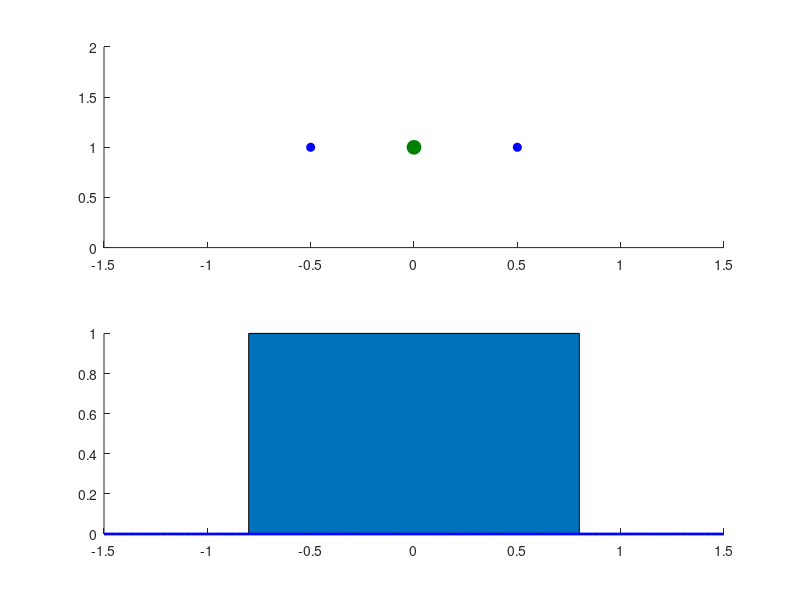

Here is the MATLAB script that generated this plot:
## -*- texinfo -*-
## @deftypefn  {Function File} {} galtonbox ( @var{LEVEL}, @var{BALLS}, @var{INTERVAL})
## Plot galton box.
## @var{LEVEL} means how many levels. ( Default: 1)
## @var{BALLS} means how many balls. ( Default: 1)
## @var{INTERVAL} means interval between each frame in seconds. If omitted or 0, no animation.
## @end deftypefn

function galtonbox ( varargin)

    nargs = nargin;
    LEVEL = 1;
    BALLS = 1;
    INTERVAL = 0;

    % check LEVEL arg
    if nargs > 0
        LEVEL = varargin{1};
        if !is_positive_scalar_integer( LEVEL)
            error("galtonbox: LEVEL should be a positive integer");
        end
    end

    % check BALLS arg
    if nargs > 1
        BALLS = varargin{2};
        if !is_positive_scalar_integer( BALLS)
            error("galtonbox: BALLS should be a positive integer");
        end
    end

    % check INTERVAL arg
    if nargs > 2
        INTERVAL = varargin{3};
        if !( isscalar( INTERVAL) && isreal( INTERVAL) && INTERVAL >= 0)
            error("galtonbox: INTERVAL should be a non-negative real number");
        end
    end

    enableAnimate = ( INTERVAL != 0);


    ballStartXPos = unitBallPositions( LEVEL, LEVEL);
    ballLastXPos = unitBallPositions( 1, LEVEL);
    assert( length( ballStartXPos) == 1);
    ballStartPos = [ ballStartXPos( 1) LEVEL];

    % Data for bar graph
    % barX is ballLastXPos
    barY = zeros( 1, length( ballLastXPos));
    % normalized barY, each number is normalized by total balls
    barNormY = barY;

    % create a new figure
    fh = figure;

    % create box plot
    boxH = subplot( 2, 1, 1);
    hold( boxH, 'on');

    % plot levels
    pointInterval = 1;
    xAxisLim = plotLevels( boxH, LEVEL, pointInterval);
    % plot ball with ballPos
    darkGreen = [ 0 0.5 0];
    ballPos = ballStartPos;
    ballH = plot( boxH, ballPos( 1), ballPos( 2), 'o', ...
                    'MarkerFaceColor', darkGreen, 'MarkerEdgeColor', darkGreen, 'MarkerSize', 10);
    set( ballH, 'XDataSource', 'ballPos(1)');
    set( ballH, 'YDataSource', 'ballPos(2)');

    % create bar plot
    barAxesH = subplot( 2, 1, 2);
    hold( barAxesH, 'on');
    xlim( barAxesH, xAxisLim);
    barH = bar( ballLastXPos, barNormY);
    set( barH, 'YDataSource', 'barNormY');

    % normal distribution curve
    normX = linspace( xAxisLim( 1), xAxisLim( 2), 100);
    normY = zeros( size( normX));
    normH = plot( normX, normY, '-b', 'LineWidth', 2);
    set( normH, 'YDataSource', 'normY');

    % remember where the ball has fall in
    ballFinalXPositions = zeros( 1, BALLS);


    % simulate fall of balls
    for eachBall = 1:BALLS
        ballFinalXPos = 0;

        if !enableAnimate
            ballFinalXPos = unitBallPath( LEVEL, ballStartPos);
        else
            [ ballFinalXPos ballPath] = unitBallPath( LEVEL, ballStartPos);
            for eachPos = 1 : size( ballPath, 2)
                ballPos = ballPath( :, eachPos)';
                pause( INTERVAL);
                refreshdata( fh, 'caller'); 
                drawnow;
            end
        end

        % update ball final x positions
        ballFinalXPositions( eachBall) = ballFinalXPos;
        % only update normal distribution curve when necessary
        if enableAnimate || eachBall == BALLS
            meanXPos = mean( ballFinalXPositions( 1 : eachBall));
            varXPos = var( ballFinalXPositions( 1 : eachBall));
            if varXPos != 0
                normY = ncurve( meanXPos, varXPos, normX);
            end
        end

        % update barY
        barYIdx = find( ballLastXPos == ballFinalXPos);
        if !isempty( barYIdx)
            assert( isscalar( barYIdx));
            barY( barYIdx) += 1;
            barNormY = barY ./ eachBall;
        end

        % Update ball, bar, and normmal distribution curve
        if enableAnimate
            pause( INTERVAL);
            refreshdata( fh, 'caller'); 
            drawnow;
        end
    end

    % Finally, draw the ultimate graph
    refreshdata( fh, 'caller');
end


function tf = is_positive_scalar_integer( val)
    tf = isscalar( val) && isnumeric( val) && fix( val) == val && val > 0;
end

% return X limit of the graph
% SP: start point of the ball, in unit position
% FXP: final possible x positions of the ball, in unit position
function XLIM = plotLevels( AXH, LEVELS, POINT_INTERVAL)
    for level = LEVELS : -1 : 1;
        unitXPos = unitXPositions( level, LEVELS); 
        xPos = unitXPos .* POINT_INTERVAL;
        yPos = level .* POINT_INTERVAL;

        pointColor = 'b';
        if mod( level, 2) == 0
            pointColor = 'r';
        end

        plot( AXH, xPos, yPos, 'o', 'MarkerEdgeColor', pointColor, 'MarkerFaceColor', pointColor);
    end
    % set axis limit
    xPos = unitXPositions( 1, LEVELS) .* POINT_INTERVAL;
    xPosMin = xPos(1) - POINT_INTERVAL;
    xPosMax = xPos( end) + POINT_INTERVAL;
    yPosMin = 0;
    yPosMax = (LEVELS + 1) * POINT_INTERVAL;
    axis( [ xPosMin xPosMax yPosMin yPosMax]);
    XLIM = [ xPosMin xPosMax];
end


% return unit positions of points with given level and total level
function XPOS = unitXPositions( CUR_LEVEL, TOTAL_LEVEL)
    % unit x pos starts from 0
    unitLastXPos = TOTAL_LEVEL - CUR_LEVEL + 1;
    unitXPos = 0 : 1 : unitLastXPos;
    unitXPos -= unitLastXPos / 2;
    XPOS = unitXPos;
end

% return all possible unix X positions of a ball with given level and total level
function BPOS = unitBallPositions( CUR_LEVEL, TOTAL_LEVEL)
    unitXPos = unitXPositions( CUR_LEVEL, TOTAL_LEVEL);
    assert( length( unitXPos) >= 2, 'unitXPos must >= 2');
    % For adjacent x pos we calculate "( x0 + x1) / 2"
    adjXPos = [ unitXPos( 1 : (end - 1)) ; unitXPos( 2 : end)];
    BPOS = sum( adjXPos) / 2;
end

% Calculate path of the ball, based on start position
% FXP = unitBallPath( START_POS);
% [FXP BPATH] = unitBallPath( START_POS);
%
% With only one return value, the final x position of the ball is stored in FXP.
% With two return values, BPATH contains all positions of the ball, including the start and final positions.
% Each position are stored in column.
function [FXP, BPATH] = unitBallPath( TOTAL_LEVEL, START_POS)
    assert( nargout <= 2);
    nOutputs = nargout;

    % get a series of random numbers
    % get random number in ( -0.5, 0.5)
    randMove = rand( 1, TOTAL_LEVEL - 1) - 0.5;
    % get [-0.5, +0.5] series.
    randMove = sign(( randMove >= 0) - 0.5) * 0.5;
    
    % calculate final x position
    xStart = START_POS( 1);
    FXP = xStart + sum( randMove);


    if nOutputs > 1
        % For start/final position random move should be zero
        randMove = [ 0 randMove 0];
        % Update x path
        xPath = zeros( 1, TOTAL_LEVEL + 1);
        assert( length( xPath) == length( randMove));

        xPath( 1) = xStart;
        for eachIdx = 2 : length( xPath)
            xPath( eachIdx) = xPath( eachIdx - 1) + randMove( eachIdx);
        end
        assert( xPath( end) == FXP);

        % Update y path
        yStart = START_POS( 2);
        yPath = yStart : -1 : 0;
        
        BPATH = [ xPath; yPath];
    end
end
